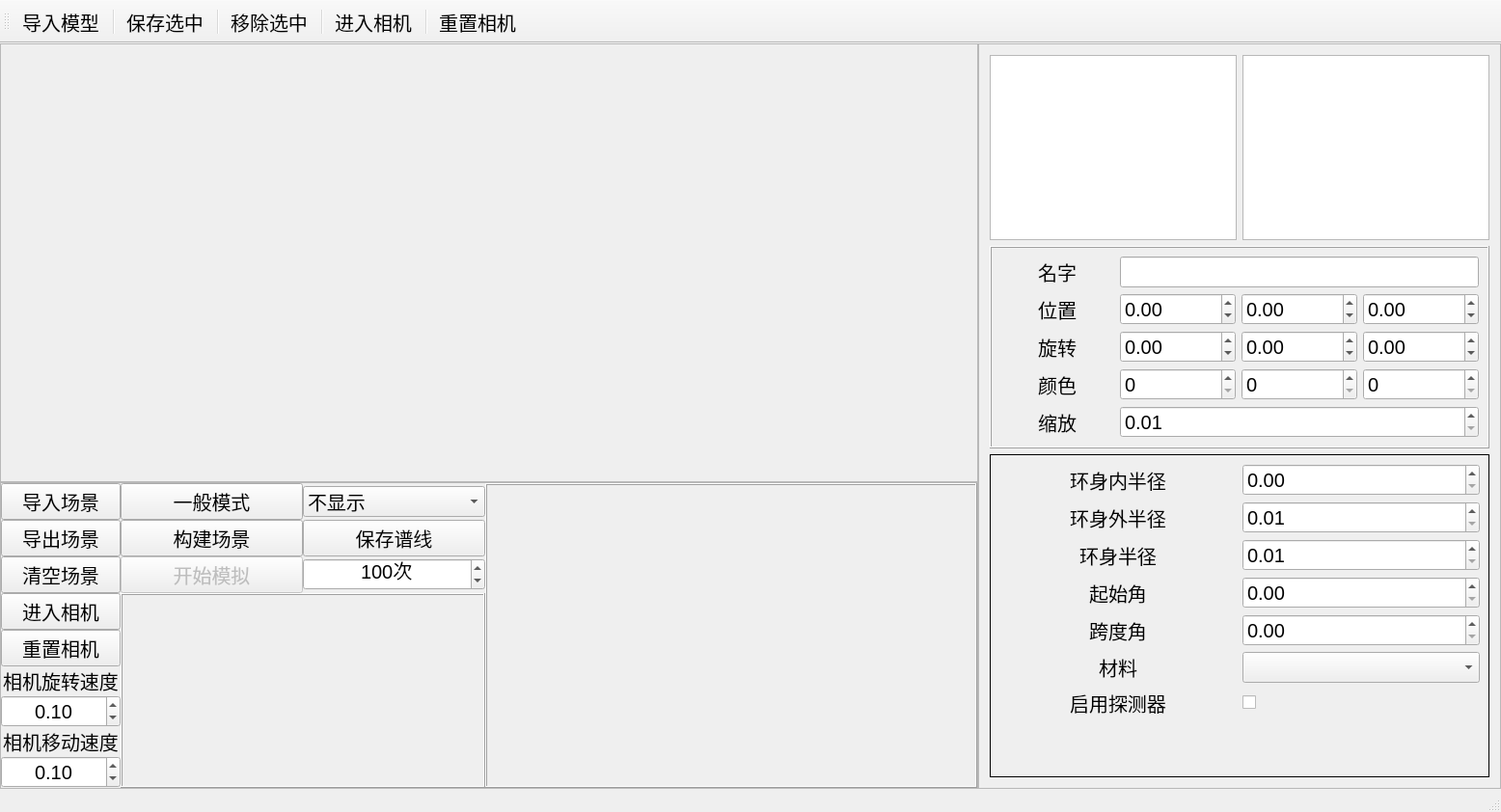
<?xml version="1.0" encoding="UTF-8"?>
<ui version="4.0">
 <class>MainWindow</class>
 <widget class="QMainWindow" name="MainWindow">
  <property name="geometry">
   <rect>
    <x>0</x>
    <y>0</y>
    <width>1556</width>
    <height>842</height>
   </rect>
  </property>
  <property name="font">
   <font>
    <pointsize>15</pointsize>
   </font>
  </property>
  <property name="windowTitle">
   <string>简易Geant4模拟软件</string>
  </property>
  <widget class="QWidget" name="centralwidget">
   <layout class="QGridLayout" name="gridLayout_3" rowstretch="8,0" columnstretch="8,0">
    <property name="leftMargin">
     <number>0</number>
    </property>
    <property name="topMargin">
     <number>0</number>
    </property>
    <property name="rightMargin">
     <number>0</number>
    </property>
    <property name="bottomMargin">
     <number>0</number>
    </property>
    <property name="spacing">
     <number>0</number>
    </property>
    <item row="0" column="1" rowspan="2">
     <widget class="QFrame" name="item">
      <property name="font">
       <font>
        <pointsize>15</pointsize>
       </font>
      </property>
      <property name="frameShape">
       <enum>QFrame::Shape::StyledPanel</enum>
      </property>
      <property name="frameShadow">
       <enum>QFrame::Shadow::Raised</enum>
      </property>
      <layout class="QGridLayout" name="gridLayout_9">
       <property name="leftMargin">
        <number>11</number>
       </property>
       <property name="topMargin">
        <number>11</number>
       </property>
       <property name="rightMargin">
        <number>11</number>
       </property>
       <property name="bottomMargin">
        <number>11</number>
       </property>
       <item row="0" column="0">
        <widget class="QListWidget" name="shapeList">
         <property name="sizePolicy">
          <sizepolicy hsizetype="Minimum" vsizetype="Preferred">
           <horstretch>0</horstretch>
           <verstretch>0</verstretch>
          </sizepolicy>
         </property>
         <property name="maximumSize">
          <size>
           <width>16777215</width>
           <height>16777215</height>
          </size>
         </property>
         <property name="styleSheet">
          <string notr="true"/>
         </property>
         <property name="selectionMode">
          <enum>QAbstractItemView::SelectionMode::SingleSelection</enum>
         </property>
        </widget>
       </item>
       <item row="0" column="1">
        <widget class="QListWidget" name="itemList">
         <property name="sizePolicy">
          <sizepolicy hsizetype="Minimum" vsizetype="Preferred">
           <horstretch>0</horstretch>
           <verstretch>0</verstretch>
          </sizepolicy>
         </property>
        </widget>
       </item>
       <item row="1" column="0" colspan="2">
        <widget class="QFrame" name="propertyb">
         <property name="frameShape">
          <enum>QFrame::Shape::Box</enum>
         </property>
         <property name="frameShadow">
          <enum>QFrame::Shadow::Raised</enum>
         </property>
         <layout class="QGridLayout" name="gridLayout_4">
          <item row="1" column="1">
           <widget class="QDoubleSpinBox" name="px">
            <property name="minimum">
             <double>-99999.000000000000000</double>
            </property>
            <property name="maximum">
             <double>99999.000000000000000</double>
            </property>
            <property name="singleStep">
             <double>0.100000000000000</double>
            </property>
           </widget>
          </item>
          <item row="3" column="3">
           <widget class="QSpinBox" name="cb">
            <property name="maximum">
             <number>255</number>
            </property>
           </widget>
          </item>
          <item row="2" column="0">
           <widget class="QLabel" name="label_4">
            <property name="text">
             <string>旋转</string>
            </property>
            <property name="alignment">
             <set>Qt::AlignmentFlag::AlignCenter</set>
            </property>
           </widget>
          </item>
          <item row="2" column="1">
           <widget class="QDoubleSpinBox" name="rx">
            <property name="minimum">
             <double>-360.000000000000000</double>
            </property>
            <property name="maximum">
             <double>360.000000000000000</double>
            </property>
            <property name="singleStep">
             <double>1.000000000000000</double>
            </property>
           </widget>
          </item>
          <item row="3" column="2">
           <widget class="QSpinBox" name="cg">
            <property name="maximum">
             <number>255</number>
            </property>
           </widget>
          </item>
          <item row="4" column="0">
           <widget class="QLabel" name="label_5">
            <property name="text">
             <string>缩放</string>
            </property>
            <property name="alignment">
             <set>Qt::AlignmentFlag::AlignCenter</set>
            </property>
           </widget>
          </item>
          <item row="3" column="0">
           <widget class="QLabel" name="label_27">
            <property name="text">
             <string>颜色</string>
            </property>
            <property name="alignment">
             <set>Qt::AlignmentFlag::AlignCenter</set>
            </property>
           </widget>
          </item>
          <item row="1" column="3">
           <widget class="QDoubleSpinBox" name="pz">
            <property name="minimum">
             <double>-99999.000000000000000</double>
            </property>
            <property name="maximum">
             <double>99999.000000000000000</double>
            </property>
            <property name="singleStep">
             <double>0.100000000000000</double>
            </property>
           </widget>
          </item>
          <item row="1" column="0">
           <widget class="QLabel" name="label_3">
            <property name="text">
             <string>位置</string>
            </property>
            <property name="alignment">
             <set>Qt::AlignmentFlag::AlignCenter</set>
            </property>
           </widget>
          </item>
          <item row="3" column="1">
           <widget class="QSpinBox" name="cr">
            <property name="maximum">
             <number>255</number>
            </property>
           </widget>
          </item>
          <item row="4" column="1" colspan="3">
           <widget class="QDoubleSpinBox" name="sf">
            <property name="minimum">
             <double>0.010000000000000</double>
            </property>
            <property name="maximum">
             <double>99999.000000000000000</double>
            </property>
            <property name="singleStep">
             <double>0.100000000000000</double>
            </property>
           </widget>
          </item>
          <item row="2" column="3">
           <widget class="QDoubleSpinBox" name="rz">
            <property name="minimum">
             <double>-360.000000000000000</double>
            </property>
            <property name="maximum">
             <double>360.000000000000000</double>
            </property>
            <property name="singleStep">
             <double>1.000000000000000</double>
            </property>
           </widget>
          </item>
          <item row="2" column="2">
           <widget class="QDoubleSpinBox" name="ry">
            <property name="minimum">
             <double>-360.000000000000000</double>
            </property>
            <property name="maximum">
             <double>360.000000000000000</double>
            </property>
            <property name="singleStep">
             <double>1.000000000000000</double>
            </property>
           </widget>
          </item>
          <item row="1" column="2">
           <widget class="QDoubleSpinBox" name="py">
            <property name="minimum">
             <double>-99999.000000000000000</double>
            </property>
            <property name="maximum">
             <double>99999.000000000000000</double>
            </property>
            <property name="singleStep">
             <double>0.100000000000000</double>
            </property>
           </widget>
          </item>
          <item row="0" column="0">
           <widget class="QLabel" name="objname333">
            <property name="text">
             <string>名字</string>
            </property>
            <property name="alignment">
             <set>Qt::AlignmentFlag::AlignCenter</set>
            </property>
           </widget>
          </item>
          <item row="0" column="1" colspan="3">
           <widget class="QLineEdit" name="objname"/>
          </item>
         </layout>
        </widget>
       </item>
       <item row="2" column="0" colspan="2">
        <widget class="QStackedWidget" name="propertya">
         <property name="frameShape">
          <enum>QFrame::Shape::Box</enum>
         </property>
         <property name="currentIndex">
          <number>4</number>
         </property>
         <widget class="QWidget" name="page">
          <layout class="QGridLayout" name="gridLayout_11">
           <item row="0" column="1">
            <widget class="QComboBox" name="mats0"/>
           </item>
           <item row="0" column="0">
            <widget class="QLabel" name="label_32">
             <property name="text">
              <string>材料</string>
             </property>
             <property name="alignment">
              <set>Qt::AlignmentFlag::AlignCenter</set>
             </property>
            </widget>
           </item>
           <item row="2" column="0" colspan="2">
            <widget class="QWidget" name="widget_6" native="true">
             <property name="sizePolicy">
              <sizepolicy hsizetype="Preferred" vsizetype="Expanding">
               <horstretch>0</horstretch>
               <verstretch>0</verstretch>
              </sizepolicy>
             </property>
            </widget>
           </item>
           <item row="1" column="0">
            <widget class="QLabel" name="label_35">
             <property name="text">
              <string>启用探测器</string>
             </property>
             <property name="alignment">
              <set>Qt::AlignmentFlag::AlignCenter</set>
             </property>
            </widget>
           </item>
           <item row="1" column="1">
            <widget class="QCheckBox" name="tcq0">
             <property name="text">
              <string/>
             </property>
            </widget>
           </item>
          </layout>
         </widget>
         <widget class="QWidget" name="pageBox">
          <layout class="QGridLayout" name="gridLayout_5">
           <item row="1" column="1">
            <widget class="QDoubleSpinBox" name="halfwidth">
             <property name="minimum">
              <double>0.010000000000000</double>
             </property>
             <property name="maximum">
              <double>99999.000000000000000</double>
             </property>
             <property name="value">
              <double>0.010000000000000</double>
             </property>
            </widget>
           </item>
           <item row="0" column="0">
            <widget class="QLabel" name="label_6">
             <property name="text">
              <string>半长</string>
             </property>
             <property name="alignment">
              <set>Qt::AlignmentFlag::AlignCenter</set>
             </property>
            </widget>
           </item>
           <item row="3" column="1">
            <widget class="QComboBox" name="mats1">
             <property name="editable">
              <bool>false</bool>
             </property>
            </widget>
           </item>
           <item row="2" column="0">
            <widget class="QLabel" name="label_8">
             <property name="text">
              <string>半高</string>
             </property>
             <property name="alignment">
              <set>Qt::AlignmentFlag::AlignCenter</set>
             </property>
            </widget>
           </item>
           <item row="1" column="0">
            <widget class="QLabel" name="label_7">
             <property name="text">
              <string>半宽</string>
             </property>
             <property name="alignment">
              <set>Qt::AlignmentFlag::AlignCenter</set>
             </property>
            </widget>
           </item>
           <item row="5" column="0" colspan="2">
            <widget class="QWidget" name="widget" native="true">
             <property name="sizePolicy">
              <sizepolicy hsizetype="Preferred" vsizetype="Expanding">
               <horstretch>0</horstretch>
               <verstretch>0</verstretch>
              </sizepolicy>
             </property>
            </widget>
           </item>
           <item row="2" column="1">
            <widget class="QDoubleSpinBox" name="halfheight">
             <property name="minimum">
              <double>0.010000000000000</double>
             </property>
             <property name="maximum">
              <double>99999.000000000000000</double>
             </property>
             <property name="value">
              <double>0.010000000000000</double>
             </property>
            </widget>
           </item>
           <item row="3" column="0">
            <widget class="QLabel" name="label_28">
             <property name="text">
              <string>材料</string>
             </property>
             <property name="alignment">
              <set>Qt::AlignmentFlag::AlignCenter</set>
             </property>
            </widget>
           </item>
           <item row="0" column="1">
            <widget class="QDoubleSpinBox" name="halflen">
             <property name="minimum">
              <double>0.010000000000000</double>
             </property>
             <property name="maximum">
              <double>99999.000000000000000</double>
             </property>
             <property name="value">
              <double>0.010000000000000</double>
             </property>
            </widget>
           </item>
           <item row="4" column="0">
            <widget class="QLabel" name="label_36">
             <property name="text">
              <string>启用探测器</string>
             </property>
             <property name="alignment">
              <set>Qt::AlignmentFlag::AlignCenter</set>
             </property>
            </widget>
           </item>
           <item row="4" column="1">
            <widget class="QCheckBox" name="tcq1">
             <property name="text">
              <string/>
             </property>
            </widget>
           </item>
          </layout>
         </widget>
         <widget class="QWidget" name="pageSphere">
          <layout class="QGridLayout" name="gridLayout_6">
           <item row="5" column="0">
            <widget class="QLabel" name="label_14">
             <property name="text">
              <string>跨度theta</string>
             </property>
             <property name="alignment">
              <set>Qt::AlignmentFlag::AlignCenter</set>
             </property>
            </widget>
           </item>
           <item row="4" column="0">
            <widget class="QLabel" name="label_13">
             <property name="text">
              <string>起始theta</string>
             </property>
             <property name="alignment">
              <set>Qt::AlignmentFlag::AlignCenter</set>
             </property>
            </widget>
           </item>
           <item row="3" column="0">
            <widget class="QLabel" name="label_12">
             <property name="text">
              <string>跨度phi</string>
             </property>
             <property name="alignment">
              <set>Qt::AlignmentFlag::AlignCenter</set>
             </property>
            </widget>
           </item>
           <item row="6" column="1">
            <widget class="QComboBox" name="mats2"/>
           </item>
           <item row="0" column="0">
            <widget class="QLabel" name="label_9">
             <property name="text">
              <string>内半径</string>
             </property>
             <property name="alignment">
              <set>Qt::AlignmentFlag::AlignCenter</set>
             </property>
            </widget>
           </item>
           <item row="8" column="0" colspan="2">
            <widget class="QWidget" name="widget_2" native="true">
             <property name="sizePolicy">
              <sizepolicy hsizetype="Preferred" vsizetype="Expanding">
               <horstretch>0</horstretch>
               <verstretch>0</verstretch>
              </sizepolicy>
             </property>
             <property name="minimumSize">
              <size>
               <width>0</width>
               <height>0</height>
              </size>
             </property>
            </widget>
           </item>
           <item row="1" column="1">
            <widget class="QDoubleSpinBox" name="outR">
             <property name="minimum">
              <double>0.010000000000000</double>
             </property>
             <property name="maximum">
              <double>99990000.000000000000000</double>
             </property>
             <property name="value">
              <double>0.010000000000000</double>
             </property>
            </widget>
           </item>
           <item row="5" column="1">
            <widget class="QDoubleSpinBox" name="dtheta">
             <property name="maximum">
              <double>180.000000000000000</double>
             </property>
            </widget>
           </item>
           <item row="6" column="0">
            <widget class="QLabel" name="label_29">
             <property name="text">
              <string>材料</string>
             </property>
             <property name="alignment">
              <set>Qt::AlignmentFlag::AlignCenter</set>
             </property>
            </widget>
           </item>
           <item row="2" column="1">
            <widget class="QDoubleSpinBox" name="sphi">
             <property name="maximum">
              <double>360.000000000000000</double>
             </property>
            </widget>
           </item>
           <item row="1" column="0">
            <widget class="QLabel" name="label_10">
             <property name="text">
              <string>外半径</string>
             </property>
             <property name="alignment">
              <set>Qt::AlignmentFlag::AlignCenter</set>
             </property>
            </widget>
           </item>
           <item row="3" column="1">
            <widget class="QDoubleSpinBox" name="dphi">
             <property name="maximum">
              <double>360.000000000000000</double>
             </property>
            </widget>
           </item>
           <item row="4" column="1">
            <widget class="QDoubleSpinBox" name="stheta">
             <property name="maximum">
              <double>180.000000000000000</double>
             </property>
            </widget>
           </item>
           <item row="0" column="1">
            <widget class="QDoubleSpinBox" name="inR">
             <property name="minimum">
              <double>0.000000000000000</double>
             </property>
             <property name="maximum">
              <double>99990000.000000000000000</double>
             </property>
             <property name="value">
              <double>0.000000000000000</double>
             </property>
            </widget>
           </item>
           <item row="2" column="0">
            <widget class="QLabel" name="label_11">
             <property name="text">
              <string>起始phi</string>
             </property>
             <property name="alignment">
              <set>Qt::AlignmentFlag::AlignCenter</set>
             </property>
            </widget>
           </item>
           <item row="7" column="0">
            <widget class="QLabel" name="label_37">
             <property name="text">
              <string>启用探测器</string>
             </property>
             <property name="alignment">
              <set>Qt::AlignmentFlag::AlignCenter</set>
             </property>
            </widget>
           </item>
           <item row="7" column="1">
            <widget class="QCheckBox" name="tcq2">
             <property name="text">
              <string/>
             </property>
            </widget>
           </item>
          </layout>
         </widget>
         <widget class="QWidget" name="pageTubs">
          <layout class="QGridLayout" name="gridLayout_7">
           <item row="2" column="1">
            <widget class="QDoubleSpinBox" name="tubhalfheight">
             <property name="minimum">
              <double>0.010000000000000</double>
             </property>
             <property name="maximum">
              <double>99990000.000000000000000</double>
             </property>
            </widget>
           </item>
           <item row="0" column="1">
            <widget class="QDoubleSpinBox" name="tubinR">
             <property name="minimum">
              <double>0.000000000000000</double>
             </property>
             <property name="maximum">
              <double>99990000.000000000000000</double>
             </property>
             <property name="value">
              <double>0.000000000000000</double>
             </property>
            </widget>
           </item>
           <item row="7" column="0" colspan="2">
            <widget class="QWidget" name="widget_3" native="true">
             <property name="sizePolicy">
              <sizepolicy hsizetype="Preferred" vsizetype="Expanding">
               <horstretch>0</horstretch>
               <verstretch>0</verstretch>
              </sizepolicy>
             </property>
            </widget>
           </item>
           <item row="4" column="1">
            <widget class="QDoubleSpinBox" name="tublendeg">
             <property name="maximum">
              <double>360.000000000000000</double>
             </property>
            </widget>
           </item>
           <item row="1" column="1">
            <widget class="QDoubleSpinBox" name="tuboutR">
             <property name="minimum">
              <double>0.010000000000000</double>
             </property>
             <property name="maximum">
              <double>99990000.000000000000000</double>
             </property>
             <property name="value">
              <double>0.010000000000000</double>
             </property>
            </widget>
           </item>
           <item row="2" column="0">
            <widget class="QLabel" name="label_18">
             <property name="text">
              <string>半高</string>
             </property>
             <property name="alignment">
              <set>Qt::AlignmentFlag::AlignCenter</set>
             </property>
            </widget>
           </item>
           <item row="3" column="1">
            <widget class="QDoubleSpinBox" name="tubstartdeg">
             <property name="maximum">
              <double>360.000000000000000</double>
             </property>
            </widget>
           </item>
           <item row="5" column="0">
            <widget class="QLabel" name="label_30">
             <property name="text">
              <string>材料</string>
             </property>
             <property name="alignment">
              <set>Qt::AlignmentFlag::AlignCenter</set>
             </property>
            </widget>
           </item>
           <item row="1" column="0">
            <widget class="QLabel" name="label_17">
             <property name="text">
              <string>外半径</string>
             </property>
             <property name="alignment">
              <set>Qt::AlignmentFlag::AlignCenter</set>
             </property>
            </widget>
           </item>
           <item row="0" column="0">
            <widget class="QLabel" name="label_15">
             <property name="sizePolicy">
              <sizepolicy hsizetype="Preferred" vsizetype="Preferred">
               <horstretch>0</horstretch>
               <verstretch>0</verstretch>
              </sizepolicy>
             </property>
             <property name="text">
              <string>内半径</string>
             </property>
             <property name="alignment">
              <set>Qt::AlignmentFlag::AlignCenter</set>
             </property>
            </widget>
           </item>
           <item row="4" column="0">
            <widget class="QLabel" name="label_20">
             <property name="text">
              <string>跨度角</string>
             </property>
             <property name="alignment">
              <set>Qt::AlignmentFlag::AlignCenter</set>
             </property>
            </widget>
           </item>
           <item row="3" column="0">
            <widget class="QLabel" name="label_19">
             <property name="text">
              <string>起始角</string>
             </property>
             <property name="alignment">
              <set>Qt::AlignmentFlag::AlignCenter</set>
             </property>
            </widget>
           </item>
           <item row="5" column="1">
            <widget class="QComboBox" name="mats3"/>
           </item>
           <item row="6" column="0">
            <widget class="QLabel" name="label_38">
             <property name="text">
              <string>启用探测器</string>
             </property>
             <property name="alignment">
              <set>Qt::AlignmentFlag::AlignCenter</set>
             </property>
            </widget>
           </item>
           <item row="6" column="1">
            <widget class="QCheckBox" name="tcq3">
             <property name="text">
              <string/>
             </property>
            </widget>
           </item>
          </layout>
         </widget>
         <widget class="QWidget" name="pageTorus">
          <layout class="QGridLayout" name="gridLayout_8">
           <item row="3" column="0">
            <widget class="QLabel" name="label_23">
             <property name="text">
              <string>起始角</string>
             </property>
             <property name="alignment">
              <set>Qt::AlignmentFlag::AlignCenter</set>
             </property>
            </widget>
           </item>
           <item row="2" column="1">
            <widget class="QDoubleSpinBox" name="torR">
             <property name="minimum">
              <double>0.010000000000000</double>
             </property>
             <property name="maximum">
              <double>99990000.000000000000000</double>
             </property>
            </widget>
           </item>
           <item row="5" column="0">
            <widget class="QLabel" name="label_31">
             <property name="text">
              <string>材料</string>
             </property>
             <property name="alignment">
              <set>Qt::AlignmentFlag::AlignCenter</set>
             </property>
            </widget>
           </item>
           <item row="7" column="0" colspan="2">
            <widget class="QWidget" name="widget_4" native="true">
             <property name="sizePolicy">
              <sizepolicy hsizetype="Preferred" vsizetype="Expanding">
               <horstretch>0</horstretch>
               <verstretch>0</verstretch>
              </sizepolicy>
             </property>
            </widget>
           </item>
           <item row="1" column="0">
            <widget class="QLabel" name="label_21">
             <property name="text">
              <string>环身外半径</string>
             </property>
             <property name="alignment">
              <set>Qt::AlignmentFlag::AlignCenter</set>
             </property>
            </widget>
           </item>
           <item row="3" column="1">
            <widget class="QDoubleSpinBox" name="torstartdeg">
             <property name="maximum">
              <double>360.000000000000000</double>
             </property>
            </widget>
           </item>
           <item row="5" column="1">
            <widget class="QComboBox" name="mats4"/>
           </item>
           <item row="2" column="0">
            <widget class="QLabel" name="label_22">
             <property name="text">
              <string>环身半径</string>
             </property>
             <property name="alignment">
              <set>Qt::AlignmentFlag::AlignCenter</set>
             </property>
            </widget>
           </item>
           <item row="4" column="0">
            <widget class="QLabel" name="label_24">
             <property name="text">
              <string>跨度角</string>
             </property>
             <property name="alignment">
              <set>Qt::AlignmentFlag::AlignCenter</set>
             </property>
            </widget>
           </item>
           <item row="1" column="1">
            <widget class="QDoubleSpinBox" name="toroutR">
             <property name="minimum">
              <double>0.010000000000000</double>
             </property>
             <property name="maximum">
              <double>99990000.000000000000000</double>
             </property>
             <property name="value">
              <double>0.010000000000000</double>
             </property>
            </widget>
           </item>
           <item row="4" column="1">
            <widget class="QDoubleSpinBox" name="torlendeg">
             <property name="maximum">
              <double>360.000000000000000</double>
             </property>
            </widget>
           </item>
           <item row="0" column="1">
            <widget class="QDoubleSpinBox" name="torinR">
             <property name="minimum">
              <double>0.000000000000000</double>
             </property>
             <property name="maximum">
              <double>99990000.000000000000000</double>
             </property>
             <property name="value">
              <double>0.000000000000000</double>
             </property>
            </widget>
           </item>
           <item row="0" column="0">
            <widget class="QLabel" name="label_16">
             <property name="text">
              <string>环身内半径</string>
             </property>
             <property name="alignment">
              <set>Qt::AlignmentFlag::AlignCenter</set>
             </property>
            </widget>
           </item>
           <item row="6" column="0">
            <widget class="QLabel" name="label_39">
             <property name="text">
              <string>启用探测器</string>
             </property>
             <property name="alignment">
              <set>Qt::AlignmentFlag::AlignCenter</set>
             </property>
            </widget>
           </item>
           <item row="6" column="1">
            <widget class="QCheckBox" name="tcq4">
             <property name="text">
              <string/>
             </property>
            </widget>
           </item>
          </layout>
         </widget>
         <widget class="QWidget" name="pageSource">
          <layout class="QGridLayout" name="gridLayout_10">
           <item row="0" column="0">
            <widget class="QLabel" name="label_25">
             <property name="text">
              <string>源半径</string>
             </property>
             <property name="alignment">
              <set>Qt::AlignmentFlag::AlignCenter</set>
             </property>
            </widget>
           </item>
           <item row="1" column="0">
            <widget class="QLabel" name="label_26">
             <property name="text">
              <string>源厚度</string>
             </property>
             <property name="alignment">
              <set>Qt::AlignmentFlag::AlignCenter</set>
             </property>
            </widget>
           </item>
           <item row="2" column="0">
            <widget class="QLabel" name="label_33">
             <property name="text">
              <string>源能量</string>
             </property>
             <property name="alignment">
              <set>Qt::AlignmentFlag::AlignCenter</set>
             </property>
            </widget>
           </item>
           <item row="1" column="1">
            <widget class="QDoubleSpinBox" name="sorL">
             <property name="maximum">
              <double>99990000.000000000000000</double>
             </property>
             <property name="singleStep">
              <double>0.010000000000000</double>
             </property>
            </widget>
           </item>
           <item row="0" column="1">
            <widget class="QDoubleSpinBox" name="sorR">
             <property name="maximum">
              <double>99990000.000000000000000</double>
             </property>
             <property name="singleStep">
              <double>0.100000000000000</double>
             </property>
            </widget>
           </item>
           <item row="4" column="0" colspan="2">
            <widget class="QWidget" name="widget_5" native="true">
             <property name="sizePolicy">
              <sizepolicy hsizetype="Preferred" vsizetype="Expanding">
               <horstretch>0</horstretch>
               <verstretch>0</verstretch>
              </sizepolicy>
             </property>
            </widget>
           </item>
           <item row="3" column="0">
            <widget class="QLabel" name="label_34">
             <property name="text">
              <string>源类型</string>
             </property>
             <property name="alignment">
              <set>Qt::AlignmentFlag::AlignCenter</set>
             </property>
            </widget>
           </item>
           <item row="2" column="1">
            <widget class="QDoubleSpinBox" name="sorE">
             <property name="maximum">
              <double>99990000.000000000000000</double>
             </property>
            </widget>
           </item>
           <item row="3" column="1">
            <widget class="QComboBox" name="sorT"/>
           </item>
          </layout>
         </widget>
         <widget class="QWidget" name="pageNull"/>
        </widget>
       </item>
      </layout>
     </widget>
    </item>
    <item row="1" column="0">
     <widget class="QFrame" name="operate">
      <property name="frameShape">
       <enum>QFrame::Shape::StyledPanel</enum>
      </property>
      <property name="frameShadow">
       <enum>QFrame::Shadow::Raised</enum>
      </property>
      <layout class="QGridLayout" name="gridLayout_2">
       <property name="leftMargin">
        <number>0</number>
       </property>
       <property name="topMargin">
        <number>0</number>
       </property>
       <property name="rightMargin">
        <number>0</number>
       </property>
       <property name="bottomMargin">
        <number>0</number>
       </property>
       <property name="spacing">
        <number>0</number>
       </property>
       <item row="4" column="0">
        <widget class="QPushButton" name="bResetView">
         <property name="text">
          <string>重置相机</string>
         </property>
        </widget>
       </item>
       <item row="3" column="0">
        <widget class="QPushButton" name="bInView">
         <property name="text">
          <string>进入相机</string>
         </property>
        </widget>
       </item>
       <item row="2" column="2">
        <widget class="QSpinBox" name="simulateCount">
         <property name="minimumSize">
          <size>
           <width>189</width>
           <height>0</height>
          </size>
         </property>
         <property name="alignment">
          <set>Qt::AlignmentFlag::AlignCenter</set>
         </property>
         <property name="suffix">
          <string>次</string>
         </property>
         <property name="minimum">
          <number>1</number>
         </property>
         <property name="maximum">
          <number>999999999</number>
         </property>
         <property name="value">
          <number>100</number>
         </property>
        </widget>
       </item>
       <item row="1" column="0">
        <widget class="QPushButton" name="saveScene">
         <property name="text">
          <string>导出场景</string>
         </property>
        </widget>
       </item>
       <item row="8" column="0">
        <widget class="QDoubleSpinBox" name="cameraMoveSpeed">
         <property name="sizePolicy">
          <sizepolicy hsizetype="Minimum" vsizetype="Fixed">
           <horstretch>0</horstretch>
           <verstretch>0</verstretch>
          </sizepolicy>
         </property>
         <property name="alignment">
          <set>Qt::AlignmentFlag::AlignCenter</set>
         </property>
         <property name="maximum">
          <double>99990000.000000000000000</double>
         </property>
         <property name="singleStep">
          <double>0.100000000000000</double>
         </property>
         <property name="value">
          <double>0.100000000000000</double>
         </property>
        </widget>
       </item>
       <item row="2" column="0">
        <widget class="QPushButton" name="clearScene">
         <property name="text">
          <string>清空场景</string>
         </property>
        </widget>
       </item>
       <item row="0" column="3" rowspan="9">
        <widget class="QFrame" name="spt2">
         <property name="sizePolicy">
          <sizepolicy hsizetype="Expanding" vsizetype="Minimum">
           <horstretch>0</horstretch>
           <verstretch>0</verstretch>
          </sizepolicy>
         </property>
         <property name="maximumSize">
          <size>
           <width>16777215</width>
           <height>350</height>
          </size>
         </property>
         <property name="palette">
          <palette>
           <active>
            <colorrole role="Base">
             <brush brushstyle="SolidPattern">
              <color alpha="255">
               <red>255</red>
               <green>255</green>
               <blue>255</blue>
              </color>
             </brush>
            </colorrole>
            <colorrole role="Window">
             <brush brushstyle="SolidPattern">
              <color alpha="255">
               <red>55</red>
               <green>55</green>
               <blue>100</blue>
              </color>
             </brush>
            </colorrole>
           </active>
           <inactive>
            <colorrole role="Base">
             <brush brushstyle="SolidPattern">
              <color alpha="255">
               <red>255</red>
               <green>255</green>
               <blue>255</blue>
              </color>
             </brush>
            </colorrole>
            <colorrole role="Window">
             <brush brushstyle="SolidPattern">
              <color alpha="255">
               <red>55</red>
               <green>55</green>
               <blue>100</blue>
              </color>
             </brush>
            </colorrole>
           </inactive>
           <disabled>
            <colorrole role="Base">
             <brush brushstyle="SolidPattern">
              <color alpha="255">
               <red>55</red>
               <green>55</green>
               <blue>100</blue>
              </color>
             </brush>
            </colorrole>
            <colorrole role="Window">
             <brush brushstyle="SolidPattern">
              <color alpha="255">
               <red>55</red>
               <green>55</green>
               <blue>100</blue>
              </color>
             </brush>
            </colorrole>
           </disabled>
          </palette>
         </property>
         <property name="frameShape">
          <enum>QFrame::Shape::Box</enum>
         </property>
         <property name="frameShadow">
          <enum>QFrame::Shadow::Raised</enum>
         </property>
         <layout class="QGridLayout" name="gridLayout_13">
          <property name="leftMargin">
           <number>0</number>
          </property>
          <property name="topMargin">
           <number>0</number>
          </property>
          <property name="rightMargin">
           <number>0</number>
          </property>
          <property name="bottomMargin">
           <number>0</number>
          </property>
          <property name="spacing">
           <number>0</number>
          </property>
         </layout>
        </widget>
       </item>
       <item row="0" column="0">
        <widget class="QPushButton" name="loadScene">
         <property name="text">
          <string>导入场景</string>
         </property>
        </widget>
       </item>
       <item row="6" column="0">
        <widget class="QDoubleSpinBox" name="cameraRotateSpeed">
         <property name="alignment">
          <set>Qt::AlignmentFlag::AlignCenter</set>
         </property>
         <property name="maximum">
          <double>99990000.000000000000000</double>
         </property>
         <property name="singleStep">
          <double>0.100000000000000</double>
         </property>
         <property name="value">
          <double>0.100000000000000</double>
         </property>
        </widget>
       </item>
       <item row="5" column="0">
        <widget class="QLabel" name="label_2">
         <property name="text">
          <string>相机旋转速度</string>
         </property>
         <property name="alignment">
          <set>Qt::AlignmentFlag::AlignCenter</set>
         </property>
        </widget>
       </item>
       <item row="7" column="0">
        <widget class="QLabel" name="label">
         <property name="text">
          <string>相机移动速度</string>
         </property>
         <property name="alignment">
          <set>Qt::AlignmentFlag::AlignCenter</set>
         </property>
        </widget>
       </item>
       <item row="1" column="2">
        <widget class="QPushButton" name="saveSpectrum">
         <property name="text">
          <string>  保存谱线  </string>
         </property>
        </widget>
       </item>
       <item row="2" column="1">
        <widget class="QPushButton" name="startSimulate">
         <property name="enabled">
          <bool>false</bool>
         </property>
         <property name="sizePolicy">
          <sizepolicy hsizetype="Minimum" vsizetype="Fixed">
           <horstretch>0</horstretch>
           <verstretch>0</verstretch>
          </sizepolicy>
         </property>
         <property name="minimumSize">
          <size>
           <width>189</width>
           <height>0</height>
          </size>
         </property>
         <property name="text">
          <string>  开始模拟  </string>
         </property>
        </widget>
       </item>
       <item row="1" column="1">
        <widget class="QPushButton" name="prepareG4">
         <property name="text">
          <string>构建场景</string>
         </property>
        </widget>
       </item>
       <item row="0" column="1">
        <widget class="QPushButton" name="drawMode">
         <property name="text">
          <string>一般模式</string>
         </property>
        </widget>
       </item>
       <item row="0" column="2">
        <widget class="QComboBox" name="detectors">
         <item>
          <property name="text">
           <string>不显示</string>
          </property>
         </item>
        </widget>
       </item>
       <item row="3" column="1" rowspan="6" colspan="2">
        <widget class="QFrame" name="spt1">
         <property name="minimumSize">
          <size>
           <width>20</width>
           <height>10</height>
          </size>
         </property>
         <property name="frameShape">
          <enum>QFrame::Shape::Box</enum>
         </property>
         <property name="frameShadow">
          <enum>QFrame::Shadow::Raised</enum>
         </property>
         <layout class="QGridLayout" name="gridLayout_12">
          <property name="leftMargin">
           <number>0</number>
          </property>
          <property name="topMargin">
           <number>0</number>
          </property>
          <property name="rightMargin">
           <number>0</number>
          </property>
          <property name="bottomMargin">
           <number>0</number>
          </property>
          <property name="spacing">
           <number>0</number>
          </property>
         </layout>
        </widget>
       </item>
      </layout>
     </widget>
    </item>
    <item row="0" column="0">
     <widget class="QFrame" name="OGL">
      <property name="frameShape">
       <enum>QFrame::Shape::StyledPanel</enum>
      </property>
      <property name="frameShadow">
       <enum>QFrame::Shadow::Raised</enum>
      </property>
      <layout class="QGridLayout" name="gridLayout">
       <property name="leftMargin">
        <number>0</number>
       </property>
       <property name="topMargin">
        <number>0</number>
       </property>
       <property name="rightMargin">
        <number>0</number>
       </property>
       <property name="bottomMargin">
        <number>0</number>
       </property>
       <property name="spacing">
        <number>0</number>
       </property>
      </layout>
     </widget>
    </item>
   </layout>
  </widget>
  <widget class="QMenuBar" name="menubar">
   <property name="geometry">
    <rect>
     <x>0</x>
     <y>0</y>
     <width>1556</width>
     <height>37</height>
    </rect>
   </property>
  </widget>
  <widget class="QStatusBar" name="statusbar">
   <property name="font">
    <font>
     <pointsize>12</pointsize>
    </font>
   </property>
  </widget>
  <widget class="QToolBar" name="toolBar">
   <property name="windowTitle">
    <string>toolBar</string>
   </property>
   <attribute name="toolBarArea">
    <enum>TopToolBarArea</enum>
   </attribute>
   <attribute name="toolBarBreak">
    <bool>false</bool>
   </attribute>
   <addaction name="load"/>
   <addaction name="separator"/>
   <addaction name="save"/>
   <addaction name="separator"/>
   <addaction name="remove"/>
   <addaction name="separator"/>
   <addaction name="inView"/>
   <addaction name="separator"/>
   <addaction name="resetCamera"/>
  </widget>
  <action name="resetCamera">
   <property name="text">
    <string>重置相机</string>
   </property>
   <property name="menuRole">
    <enum>QAction::MenuRole::NoRole</enum>
   </property>
  </action>
  <action name="load">
   <property name="text">
    <string>导入模型</string>
   </property>
   <property name="menuRole">
    <enum>QAction::MenuRole::NoRole</enum>
   </property>
  </action>
  <action name="remove">
   <property name="text">
    <string>移除选中</string>
   </property>
   <property name="menuRole">
    <enum>QAction::MenuRole::NoRole</enum>
   </property>
  </action>
  <action name="inView">
   <property name="text">
    <string>进入相机</string>
   </property>
   <property name="menuRole">
    <enum>QAction::MenuRole::NoRole</enum>
   </property>
  </action>
  <action name="save">
   <property name="text">
    <string>保存选中</string>
   </property>
   <property name="menuRole">
    <enum>QAction::MenuRole::NoRole</enum>
   </property>
  </action>
 </widget>
 <resources/>
 <connections/>
</ui>
